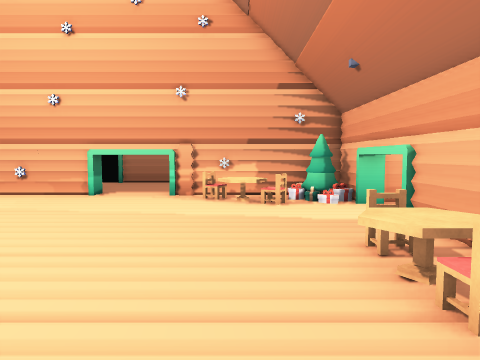
View 1 (above)

18 first-person views from a walk through a Unity game level. The camera is 1.5 m above the floor, tilts 4° down and sees 70° across. Doors are open. The floor is counted in squares, 1 m on a side. Each view is taken from the middle of a square. On the plan, view 1 faces up. The plan holds only what a view shows up to about 16 squares ahead; the rest is blank. The place goes on beyond the plan. The player character is not drawn. Some surface patterns are stand-ins.

View 2
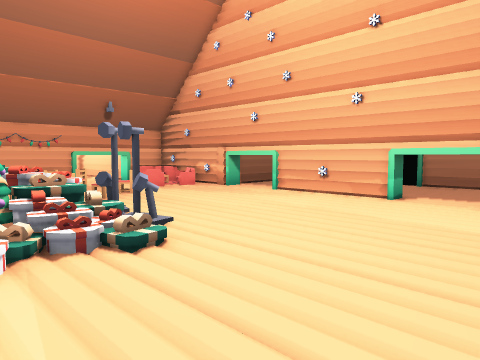

View 3
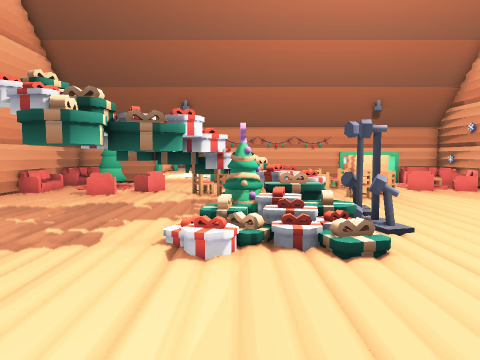

View 4
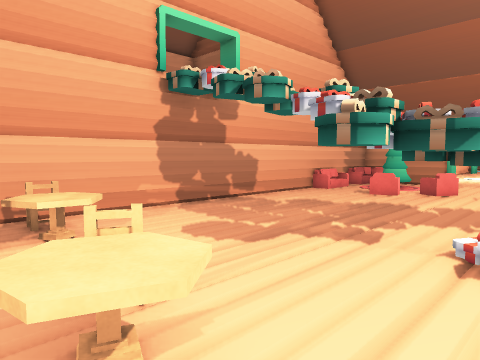

View 5
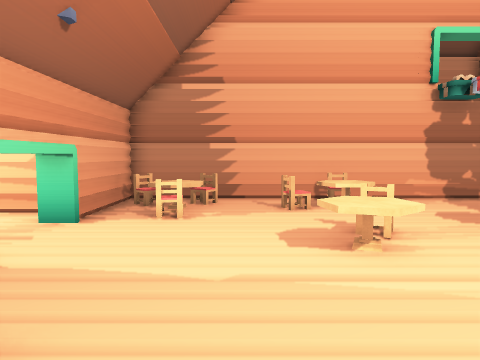

View 6
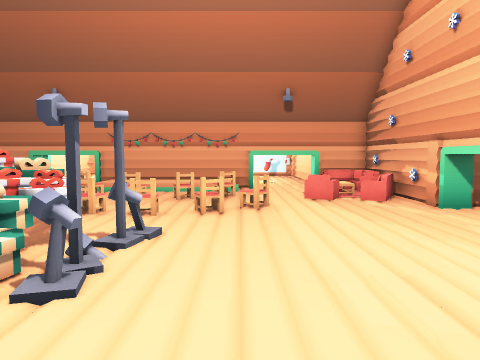

View 7
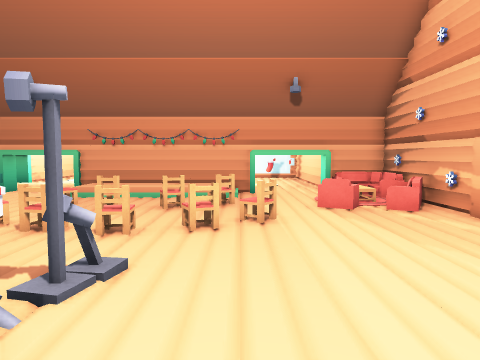

View 8
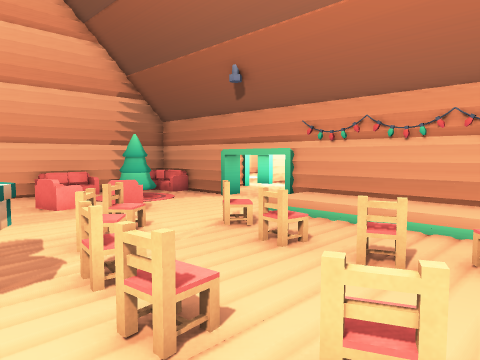

View 9
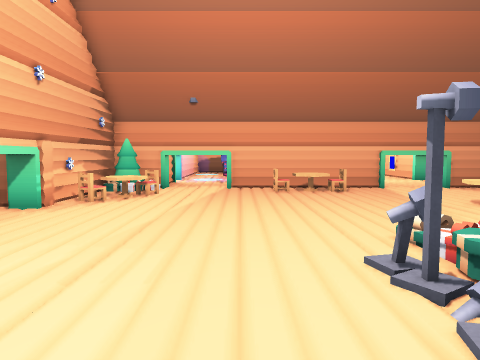

View 10
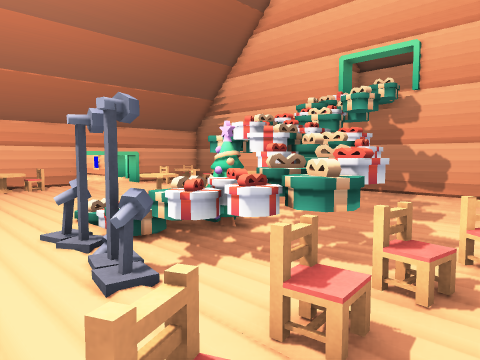

View 11
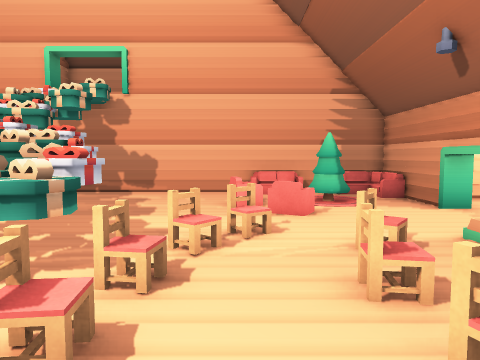

View 12
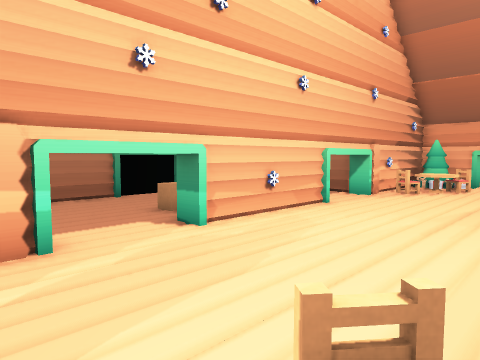

View 13
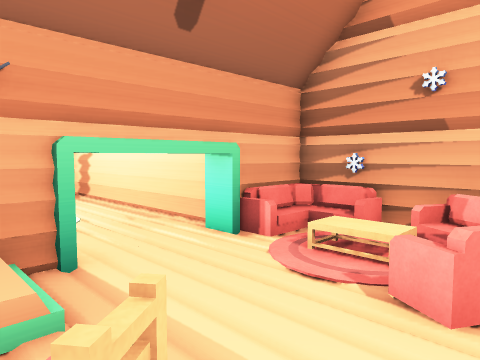

View 14
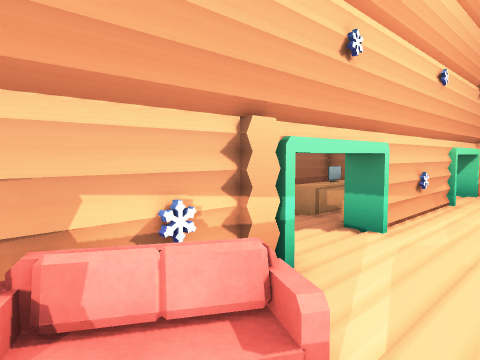

View 15
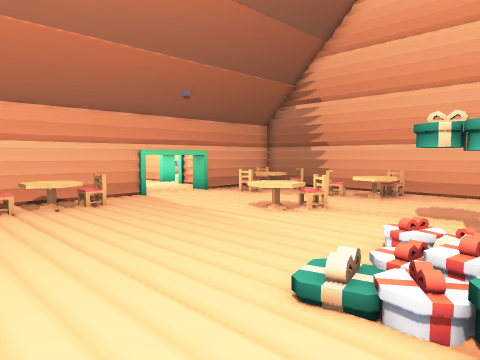

View 16
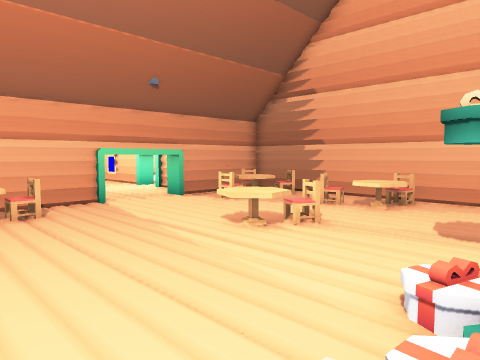

View 17
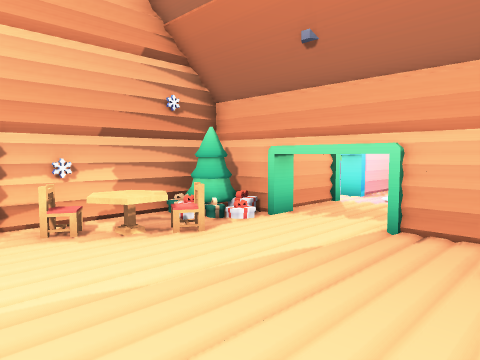

View 18
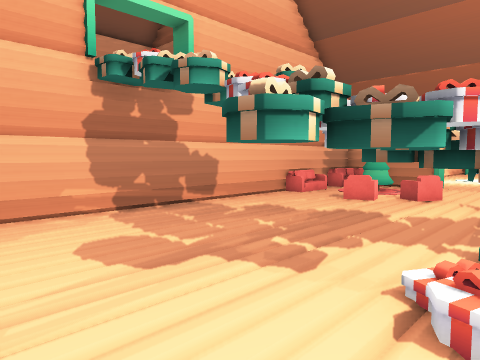

### Floor plan
Key: @ floor where view 1 was taken; # wall or solid block; . main floor; : floor 1.5 m higher than the main floor; / step, stairs or slope; D open door; = window, fence, low wall or low ledge; v drop or lower ground; T table; R tree; U rug; S sofa; C chair; A cabinet; B TV; O other object.
Columns run from 22 left of view 1 to 4 right of it. Each row starts with its distance up from view 1.
 15             AABAA
 14              O O    #
 13   ######DD#D  O #D#DDO#####
 12   # SUS=DD.DD....D.DDOT=RR#
 11 ###U  ................TT.R#
 10  .D...C...................D
  9  .D.......................D
  8  .D.......................D
  7   #//.O..O................#
  6     /....O................#
  5     /.OO..O.#/#.........TO#
  4     /......OO=///.......TT#
  3   # /..O.OOO////........O.#
  2   # /.O..OO:vRR//.........#
  1   # /...O..::O.O/.........#
  0   D........OOO.OO..TT.@...D
 -1  .D.........OO..O...T.....D
 -2  .D....C....O.......O.....D
 -3  .#.....C...............O.#
 -4  .#..RR............T.O.TT.#
 -5 ###=..............TTT..TTO#
 -6   #/S.OOS..........O...O  #
 -7   #########################

Positions as (right, up) in squares from view 1, and headings:
1: (0, 0), facing up
2: (-1, 1), facing up-left
3: (-1, 2), facing left
4: (-1, 2), facing down-left
5: (0, 5), facing down
6: (-4, 7), facing left
7: (-6, 7), facing left
8: (-11, 7), facing down-left
9: (-12, 7), facing right
10: (-14, 7), facing down-right
11: (-14, 7), facing down
12: (-15, 7), facing up-right
13: (-15, 6), facing up-left
14: (-17, 10), facing up-right
15: (-8, 7), facing down-right
16: (-7, 5), facing down-right
17: (-3, 5), facing up-right
18: (-3, 2), facing down-left
